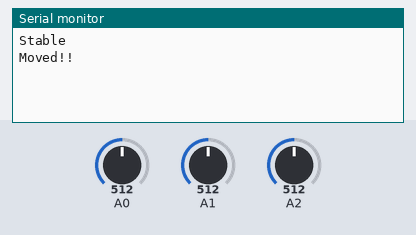
The sketch below on a simulated Arduino Uno, built with avr-gcc and run on an emulated ATmega328P. Parts: the last lines printed to the serial monitor. Inputs (shaded band) come from the test bench; at power-on: A0 = 512, A1 = 512, A2 = 512.

Above: at 1.8 s.
1.9 s: A0 set to 490
At 2.8 s:
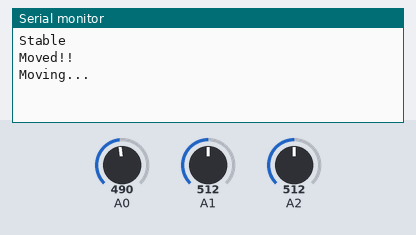
4.9 s: A1 set to 495
At 5.5 s:
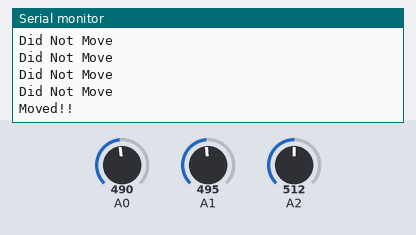

Measured:
- the behaviour switches between 503 and 502 on A0 (found by bisection; images 0 and 1)
- the behaviour switches between 503 and 502 on A1 (found by bisection; images 1 and 2)
- after the input at 1.9 s, the serial monitor: prints a new line after 0.10 s (image 1)

The sketch:

Accelerometer.ino
```cpp
#include "ADXL335.h"

ADXL335 Accel(0, 1, 2);

void setup(){
	Serial.begin(9600);
}

void loop(){

	// if(Accel.CheckForStability()){
	// 	Serial.println("Stable");
	// }
	// else{
	// 	Serial.println("Not Stable");
	// }

	if(!Accel.stable){
		Accel.CheckForStability();
	}
	else{
		Accel.CheckForMovement();
	}

	// Serial.println(Accel.AnalogString());
}
```

ADXL335.cpp
```cpp
#include "ADXL335.h"
#include "Arduino.h"

ADXL335::ADXL335(int xpin, int ypin, int zpin){
	_xpin = xpin;
	_ypin = ypin;
	_zpin = zpin;

	_jitter = 10;
	stable = false;

	_minVal = 403;
	_maxVal = 625;

	lastread.x = 0;
	lastread.y = 0;
	lastread.z = 0;
};

ADXL335::AnalogData ADXL335::GetAnalog(){

	AnalogData val;

	val.x = analogRead(_xpin);
	val.y = analogRead(_ypin);
	val.z = analogRead(_zpin);

	return val;
};

bool ADXL335::CheckForStability(){

	// Grab two points of data 1 second apart
	// and compare within _jitter tolerance.
	AnalogData data1 = GetAnalog();
	delay(1000);
	AnalogData data2 = GetAnalog();

	if(data2.x<(data1.x+_jitter) && data2.x>(data1.x-_jitter)){
		if(data2.y<(data1.y+_jitter) && data2.y>(data1.y-_jitter)){
			if(data2.z<(data1.z+_jitter) && data2.z>(data1.z-_jitter)){
				Serial.println("Stable");
				stable = true;
				xStable = data2.x;
				yStable = data2.y;
				zStable = data2.z;
				return true;
			}
		}
	}
	Serial.println("Moving...");
	stable = false;
	return false;
};

// bool ADXL335::CheckForMovement(){

// 	AnalogData data = GetAnalog();

// 	if(data.x<(xStable+_jitter) && data.x>(xStable-_jitter)){
// 		if(data.y<(yStable+_jitter) && data.y>(yStable-_jitter)){
// 			if(data.z<(zStable+_jitter) && data.z>(zStable-_jitter)){
// 				Serial.println("Did Not Move");
// 				return false;
// 			}
// 		}
// 	}
// 	Serial.println("Moved!!");
// 	stable = false;
// 	return true;
// };

bool ADXL335::CheckForMovement(){

	AnalogData data = GetAnalog();

	if(data.x<(lastread.x+_jitter) && data.x>(lastread.x-_jitter)){
		if(data.y<(lastread.y+_jitter) && data.y>(lastread.y-_jitter)){
			if(data.z<(lastread.z+_jitter) && data.z>(lastread.z-_jitter)){
				Serial.println("Did Not Move");

				lastread.x = data.x;
				lastread.y = data.y;
				lastread.z = data.z;

				stable = true;
				return false;
			}
		}
	}

	lastread.x = data.x;
	lastread.y = data.y;
	lastread.z = data.z;

	Serial.println("Moved!!");
	stable = false;
	return true;
};

String ADXL335::AnalogString(){
	// Read the analog values from the accelerometer
	AnalogData data = GetAnalog();

	// Return the concatenation as a string
	String temp;
	char dtostrfbuffer[15];
	temp.concat("x: ");
	temp.concat(data.x);
	temp.concat(" | y: ");
	temp.concat(data.y);
	temp.concat(" | z: ");
	temp.concat(data.z);

	return temp;
};

ADXL335::AngleData ADXL335::GetAngles(){

	AngleData val;

	AnalogData data = GetAnalog();

	//convert read values to degrees -90 to 90 - Needed for atan2
	int xmap = map(data.x, _minVal, _maxVal, -90, 90);
	int ymap = map(data.y, _minVal, _maxVal, -90, 90);
	int zmap = map(data.z, _minVal, _maxVal, -90, 90);

	//Caculate 360deg values like so: atan2(-ymap, -zmap)
	//atan2 outputs the value of -π to π (radians)
	//We are then converting the radians to degrees
	val.xAng = RAD_TO_DEG * (atan2(-ymap, -zmap) + PI);
	val.yAng = RAD_TO_DEG * (atan2(-xmap, -zmap) + PI);
	val.zAng = RAD_TO_DEG * (atan2(-ymap, -xmap) + PI);

	return val;
};

String ADXL335::AnglesString(){

	AngleData data = GetAngles();

	// // Read the analog values from the accelerometer
	// AnalogData data = GetAnalog();

	// //convert read values to degrees -90 to 90 - Needed for atan2
	// int xmap = map(data.x, _minVal, _maxVal, -90, 90);
	// int ymap = map(data.y, _minVal, _maxVal, -90, 90);
	// int zmap = map(data.z, _minVal, _maxVal, -90, 90);

	// //Caculate 360deg values like so: atan2(-ymap, -zmap)
	// //atan2 outputs the value of -π to π (radians)
	// //We are then converting the radians to degrees
	// xAng = RAD_TO_DEG * (atan2(-ymap, -zmap) + PI);
	// yAng = RAD_TO_DEG * (atan2(-xmap, -zmap) + PI);
	// zAng = RAD_TO_DEG * (atan2(-ymap, -xmap) + PI);

	//Return the caculations as a string
	String temp;
	char dtostrfbuffer[15];
	temp.concat("x: ");
	temp.concat(dtostrf(data.xAng, 8, 2, dtostrfbuffer));
	temp.concat(" | y: ");
	temp.concat(dtostrf(data.yAng, 8, 2, dtostrfbuffer));
	temp.concat(" | z: ");
	temp.concat(dtostrf(data.zAng, 8, 2, dtostrfbuffer));

	return temp;
};

// void ADXL335::GetAnalog(){
// 	// Read the analog values from the axccelerometer
// 	x = analogRead(_xpin);
// 	y = analogRead(_ypin);
// 	z = analogRead(_zpin);

// 	return;
// };

// void ADXL335::Stabilize(){

// 	// Set timeout to stabilization
// 	int timeout = 2; // 0.1 seconds

// 	// Get fresh analog data
// 	GetAnalog();

// 	// Check for stability against stored stable values
// 	bool flag = false;
// 	if(x<(xStable+_jitter) && x>(xStable-_jitter)){
// 		if(y<(yStable+_jitter) && y>(yStable-_jitter)){
// 			if(z<(zStable+_jitter) && z>(zStable-_jitter)){
// 				Serial.println("Already Stable");
// 				stable = true;
// 				flag = true;
// 			}
// 		}
// 	}

// 	// If not stable, begin stability loop
// 	int t = 0;
// 	// Wait for stability
// 	while(!flag){
// 		Serial.println("Not Stable");
// 		// Wait a second to stablize
// 		delay(1000);

// 		int xTemp = analogRead(_xpin);
// 		int yTemp = analogRead(_ypin);
// 		int zTemp = analogRead(_zpin);

// 		if(xTemp<(x+_jitter) && xTemp>(x-_jitter)){
// 			if(yTemp<(y+_jitter) && yTemp>(y-_jitter)){
// 				if(zTemp<(z+_jitter) && zTemp>(z-_jitter)){
// 					xStable = xTemp;
// 					yStable = yTemp;
// 					zStable = zTemp;
// 					stable = true;
// 					flag = true;
// 					Serial.println("Stablized!!!");
// 				}
// 			}
// 		}

// 		x = xTemp;
// 		y = yTemp;
// 		z = zTemp;

// 		if(t==timeout){
// 			flag = true;
// 			Serial.println("Timeout: Stability Function");
// 		}
// 		else{
// 			t++;
// 		}
// 	}
// };
```

ADXL335.h
```cpp
#ifndef ADXL335_h
#define ADXL335_h

#include "Arduino.h"

class ADXL335 {
	public:
		ADXL335(int xpin, int ypin, int zpin);
		//~ADXL335();

		// Analog Data Structure
		struct AnalogData{
			int x;
			int y;
			int z;
		};

		// Angles Data Structure
		struct AngleData{
			double xAng;
			double yAng;
			double zAng;
		};

		// Get Analog Data from x, y, z pins
		AnalogData GetAnalog();

		// Get Angle Data from x, y, z pins
		AngleData GetAngles();

		// Useful functions
		bool CheckForStability();
		bool CheckForMovement();

		// For printing analog and angle
		// data to the serial port
		String AnalogString();
		String AnglesString();

		// Stabiliity Variables
		bool stable; // flag
		int xStable; // last known stable ADC value
		int yStable; // last known stable ADC value
		int zStable; // last known stable ADC value


		AnalogData lastread;

		// void Stabilize();
		// // Variables that contain the current analog
		// // output of the 3 axis' ADC readings
		// int x;
		// int y;
		// int z;
	private:

		// Analog pin numbers for the associated axis
		int _xpin;
		int _ypin;
		int _zpin;

		// Min and max value returned to the ADC,
		// used for scaling and maping purposes.
		int _minVal;
		int _maxVal;

		// ADC tolerance for stabiliity
		int _jitter;
};

#endif
```
